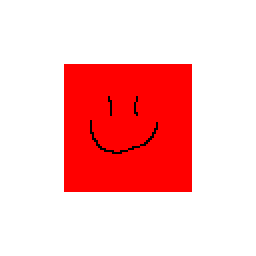
#> input picture oxygine-framework/tools/others/tests/images/test.png, 128 x 128 px (shown 2 times larger)
$ python -i convert_font2sd.py   (imports and definitions only)   (older library calls are emulated)
#> lines starting #> are read from the running program, lines starting #| are printed output that depends on the picture
import Image
from xml.dom import minidom
import os
import math

# [5 lines left out: function _open_xml, not called in this run]


class point:
    def __init__(self, x, y):
        self.dx = x
        self.dy = y

    def distSq(self):
        return self.dx * self.dx + self.dy * self.dy

    def copy(self):
        return point(self.dx, self.dy)

# [9 lines left out: function compare, not called in this run]


class grid:
    # [4 lines left out: function __init__, not called in this run]

    def put(self, x, y, val):
        self.data[x + y * self.w] = val#.copy()

    # [47 lines left out: functions get, generateSD_pass, not called in this run]

def generateSD(image):
    w = image.size[0]
    h = image.size[1]
    g = grid(w, h)

    grid1 = grid(w, h)
    grid2 = grid(w, h)

    data = image.load()
    getpixel = image.im.getpixel
    g1put = grid1.put
    g2put = grid2.put

    pZero = point(0,0)
    pInf = point(9999,9999)

    for y in range(h):
        for x in range(w):
            alpha = getpixel((x, y))[3]
            if alpha < 128:
                g1put(x, y, pZero)
                g2put(x, y, pInf)
            else:
                g1put(x, y, pInf)
                g2put(x, y, pZero)


    generateSD_pass(grid1)
    generateSD_pass(grid2)


    sd_image = Image.new("L", (w, h))
    data = sd_image.getdata()

    putpixel = sd_image.im.putpixel

    for y in range(h):
        for x in range(w):
            dist1 = int(math.sqrt(grid1.get(x, y).distSq()))
            dist2 = int(math.sqrt(grid2.get(x, y).distSq()))
            dist = dist1 - dist2
            dist = dist * 10
            dist += 128
            #dist = dist * 3 + 128
            if dist < 0:
                dist = 0
            if dist > 255:
                dist = 255
            putpixel((x,y), dist)

    return sd_image

def downscaleAttr(el, attr, ds):
    v = el.getAttribute(attr)
    el.setAttribute(attr, str(int(v)/ds))

# [41 lines left out: function convert, not called in this run]


# [20 lines not run here, left out]
    #p = xml_processor.XmlProcessor(args)
    #p.process()


>>> import cv2
>>> picture = cv2.imread('tests/images/test.png', cv2.IMREAD_GRAYSCALE)
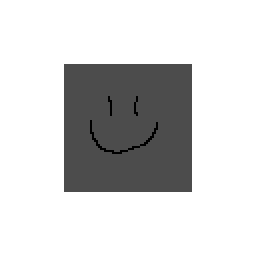
#> picture: shape (128, 128) (shown 2 times larger); min 0, max 255, mean 209.9
#> (the run stopped early here; a loop or call above may not have finished)
